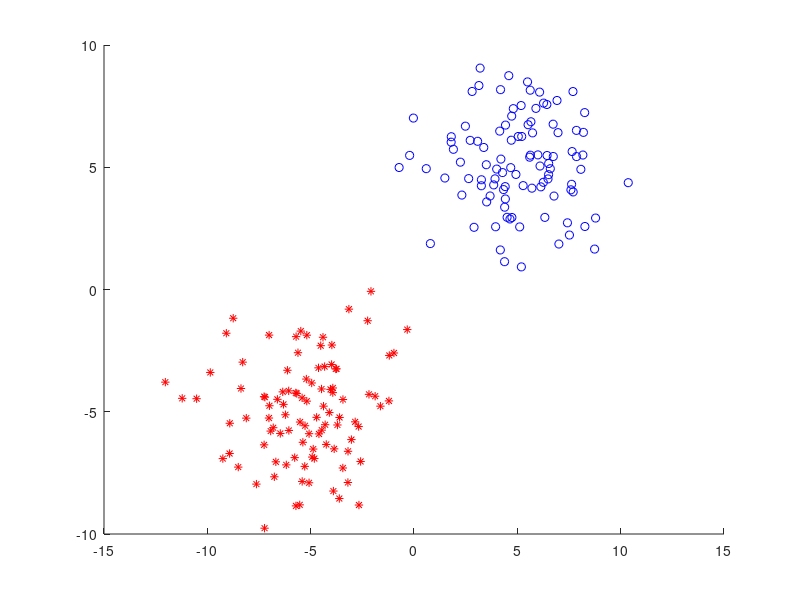

MATLAB code to generate this figure: (Note: this script raises an error after producing the figure.)

% Générer les données aléatoires dans le plan 


X1 = 5 + 2 * randn(100,2); 
X2 = -5 + 2 * randn(100,2); 
X = [X1;X2];
Y = [ones(100,1); -ones(100,1)];

figure;
hold on;
plot(X1(:,1), X1(:,2), 'ob');
plot(X2(:,1), X2(:,2), '*r');


Xvin = load ('vins.mat')

Xtest = Xvin.X;
Ytest = Xvin.Y;

[m,n] = size(Xtest);

% Apprentissage : 
[w,b] = adl(Xtest , Ytest); 

% Prédictions pour couvrir le plan et voir la frontière entre les classes : 
%Xtest = 20 * rand(1000,2) - 10;

Yhat = adlpred(Xtest, w, b);


errorTest = sum(mean(Yhat ~= Ytest))/m



plot(Xtest(Yhat==1,1), Xtest(Yhat==1,2), '.b');
plot(Xtest(Yhat==-1,1), Xtest(Yhat==-1,2), '.r');



